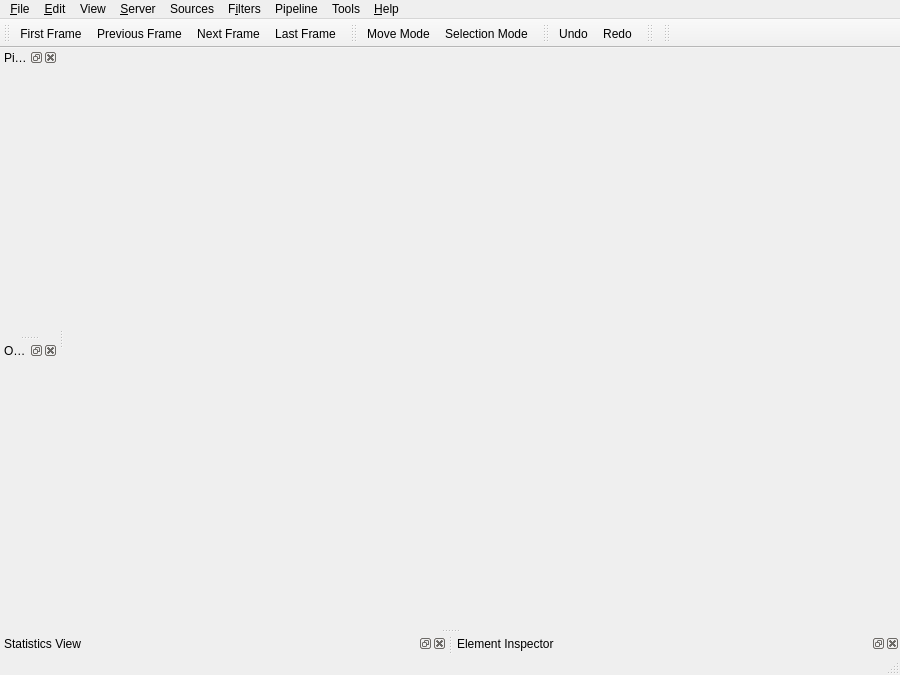
<ui version="4.0" >
 <author></author>
 <comment></comment>
 <exportmacro></exportmacro>
 <class>MainWindow</class>
 <widget class="QMainWindow" name="MainWindow" >
  <property name="geometry" >
   <rect>
    <x>0</x>
    <y>0</y>
    <width>900</width>
    <height>675</height>
   </rect>
  </property>
  <property name="windowTitle" >
   <string>MainWindow</string>
  </property>
  <property name="windowIcon" >
   <iconset resource="../../../GUI/Client/Widgets/pqResources.qrc" >:/pqWidgets/pqAppIcon64.png</iconset>
  </property>
  <property name="toolButtonStyle" >
   <enum>Qt::ToolButtonIconOnly</enum>
  </property>
  <widget class="QWidget" name="centralwidget" />
  <widget class="QMenuBar" name="menubar" >
   <property name="geometry" >
    <rect>
     <x>0</x>
     <y>0</y>
     <width>900</width>
     <height>21</height>
    </rect>
   </property>
   <widget class="QMenu" name="menuEdit" >
    <property name="title" >
     <string>&amp;Edit</string>
    </property>
    <addaction name="actionEditUndo" />
    <addaction name="actionEditRedo" />
    <addaction name="separator" />
    <addaction name="actionEditCameraUndo" />
    <addaction name="actionEditCameraRedo" />
   </widget>
   <widget class="QMenu" name="menuFilters" >
    <property name="title" >
     <string>F&amp;ilters</string>
    </property>
   </widget>
   <widget class="QMenu" name="menuView" >
    <property name="title" >
     <string>View</string>
    </property>
   </widget>
   <widget class="QMenu" name="menuRecent_Files" >
    <property name="title" >
     <string>Recent Files</string>
    </property>
   </widget>
   <widget class="QMenu" name="menuPipeline" >
    <property name="title" >
     <string>Pipeline</string>
    </property>
   </widget>
   <widget class="QMenu" name="menuSources" >
    <property name="title" >
     <string>Sources</string>
    </property>
   </widget>
   <widget class="QMenu" name="menuServer" >
    <property name="title" >
     <string>&amp;Server</string>
    </property>
    <addaction name="actionServerConnect" />
    <addaction name="actionServerDisconnect" />
   </widget>
   <widget class="QMenu" name="menuTools" >
    <property name="title" >
     <string>Tools</string>
    </property>
    <addaction name="actionToolsCreateCustomFilter" />
    <addaction name="actionToolsManageCustomFilters" />
    <addaction name="separator" />
    <addaction name="actionToolsDumpWidgetNames" />
    <addaction name="actionToolsRecordTest" />
    <addaction name="actionToolsRecordTestScreenshot" />
    <addaction name="actionToolsPlayTest" />
    <addaction name="separator" />
    <addaction name="actionToolsPythonShell" />
   </widget>
   <widget class="QMenu" name="menuFile" >
    <property name="title" >
     <string>&amp;File</string>
    </property>
    <widget class="QMenu" name="menuRecentFiles" >
     <property name="title" >
      <string>Recent Files</string>
     </property>
    </widget>
    <addaction name="actionFileNew" />
    <addaction name="actionFileOpen" />
    <addaction name="menuRecentFiles" />
    <addaction name="separator" />
    <addaction name="actionFileLoadServerState" />
    <addaction name="actionFileSaveServerState" />
    <addaction name="separator" />
    <addaction name="actionFileSaveData" />
    <addaction name="actionFileSaveScreenshot" />
    <addaction name="actionFileSaveAnimation" />
    <addaction name="separator" />
    <addaction name="actionFileExit" />
   </widget>
   <widget class="QMenu" name="menuHelp" >
    <property name="title" >
     <string>&amp;Help</string>
    </property>
    <addaction name="actionHelpEnableTooltips" />
   </widget>
   <addaction name="menuFile" />
   <addaction name="menuEdit" />
   <addaction name="menuView" />
   <addaction name="menuServer" />
   <addaction name="menuSources" />
   <addaction name="menuFilters" />
   <addaction name="menuPipeline" />
   <addaction name="menuTools" />
   <addaction name="menuHelp" />
  </widget>
  <widget class="QStatusBar" name="statusbar" />
  <widget class="QDockWidget" name="pipelineBrowserDock" >
   <property name="allowedAreas" >
    <set>Qt::LeftDockWidgetArea|Qt::RightDockWidgetArea</set>
   </property>
   <property name="windowTitle" >
    <string>Pipeline Browser</string>
   </property>
   <attribute name="dockWidgetArea" >
    <number>1</number>
   </attribute>
   <widget class="QWidget" name="dockWidgetContents_2" />
  </widget>
  <widget class="QDockWidget" name="objectInspectorDock" >
   <property name="allowedAreas" >
    <set>Qt::LeftDockWidgetArea|Qt::RightDockWidgetArea</set>
   </property>
   <property name="windowTitle" >
    <string>Object Inspector</string>
   </property>
   <attribute name="dockWidgetArea" >
    <number>1</number>
   </attribute>
   <widget class="QWidget" name="dockWidgetContents_3" />
  </widget>
  <widget class="QDockWidget" name="statisticsViewDock" >
   <property name="allowedAreas" >
    <set>Qt::BottomDockWidgetArea|Qt::LeftDockWidgetArea|Qt::RightDockWidgetArea</set>
   </property>
   <property name="windowTitle" >
    <string>Statistics View</string>
   </property>
   <attribute name="dockWidgetArea" >
    <number>8</number>
   </attribute>
   <widget class="QWidget" name="dockWidgetContents_4" />
  </widget>
  <widget class="QDockWidget" name="elementInspectorDock" >
   <property name="allowedAreas" >
    <set>Qt::BottomDockWidgetArea|Qt::LeftDockWidgetArea|Qt::RightDockWidgetArea</set>
   </property>
   <property name="windowTitle" >
    <string>Element Inspector</string>
   </property>
   <attribute name="dockWidgetArea" >
    <number>8</number>
   </attribute>
   <widget class="QWidget" name="dockWidgetContents_5" />
  </widget>
  <widget class="QToolBar" name="VCRToolbar" >
   <property name="windowTitle" >
    <string>VCR Controls</string>
   </property>
   <property name="orientation" >
    <enum>Qt::Horizontal</enum>
   </property>
   <attribute name="toolBarArea" >
    <number>4</number>
   </attribute>
   <addaction name="actionVCRFirstFrame" />
   <addaction name="actionVCRPreviousFrame" />
   <addaction name="actionVCRNextFrame" />
   <addaction name="actionVCRLastFrame" />
  </widget>
  <widget class="QToolBar" name="selectionToolbar" >
   <property name="windowTitle" >
    <string>Selection Controls</string>
   </property>
   <property name="orientation" >
    <enum>Qt::Horizontal</enum>
   </property>
   <attribute name="toolBarArea" >
    <number>4</number>
   </attribute>
   <addaction name="actionMoveMode" />
   <addaction name="actionSelectionMode" />
  </widget>
  <widget class="QToolBar" name="undoRedoToolbar" >
   <property name="windowTitle" >
    <string>Undo/Redo Controls</string>
   </property>
   <property name="orientation" >
    <enum>Qt::Horizontal</enum>
   </property>
   <attribute name="toolBarArea" >
    <number>4</number>
   </attribute>
   <addaction name="actionEditUndo" />
   <addaction name="actionEditRedo" />
  </widget>
  <widget class="QToolBar" name="variableToolbar" >
   <property name="windowTitle" >
    <string>Active Variable Controls</string>
   </property>
   <property name="orientation" >
    <enum>Qt::Horizontal</enum>
   </property>
   <attribute name="toolBarArea" >
    <number>4</number>
   </attribute>
  </widget>
  <widget class="QToolBar" name="customFilterToolbar" >
   <property name="windowTitle" >
    <string>Custom Filter Controls</string>
   </property>
   <property name="orientation" >
    <enum>Qt::Horizontal</enum>
   </property>
   <attribute name="toolBarArea" >
    <number>4</number>
   </attribute>
  </widget>
  <action name="actionFileNew" >
   <property name="text" >
    <string>&amp;New</string>
   </property>
   <property name="shortcut" >
    <string>Ctrl+N</string>
   </property>
  </action>
  <action name="actionFileOpen" >
   <property name="text" >
    <string>&amp;Open</string>
   </property>
   <property name="shortcut" >
    <string>Ctrl+O</string>
   </property>
  </action>
  <action name="actionFileExit" >
   <property name="text" >
    <string>E&amp;xit</string>
   </property>
   <property name="shortcut" >
    <string>Ctrl+Q</string>
   </property>
  </action>
  <action name="actionServerConnect" >
   <property name="text" >
    <string>&amp;Connect</string>
   </property>
  </action>
  <action name="actionServerDisconnect" >
   <property name="text" >
    <string>&amp;Disconnect</string>
   </property>
  </action>
  <action name="actionFileSaveScreenshot" >
   <property name="text" >
    <string>Save Screenshot</string>
   </property>
  </action>
  <action name="actionFileSaveAnimation" >
   <property name="text" >
    <string>Save Animation</string>
   </property>
  </action>
  <action name="actionVCRPreviousFrame" >
   <property name="icon" >
    <iconset resource="../../../GUI/Client/Widgets/pqResources.qrc" >:/pqWidgets/pqVcrBack22.png</iconset>
   </property>
   <property name="text" >
    <string>Previous Frame</string>
   </property>
  </action>
  <action name="actionVCRFirstFrame" >
   <property name="icon" >
    <iconset resource="../../../GUI/Client/Widgets/pqResources.qrc" >:/pqWidgets/pqVcrFirst22.png</iconset>
   </property>
   <property name="text" >
    <string>First Frame</string>
   </property>
  </action>
  <action name="actionVCRNextFrame" >
   <property name="icon" >
    <iconset resource="../../../GUI/Client/Widgets/pqResources.qrc" >:/pqWidgets/pqVcrForward22.png</iconset>
   </property>
   <property name="text" >
    <string>Next Frame</string>
   </property>
  </action>
  <action name="actionVCRLastFrame" >
   <property name="icon" >
    <iconset resource="../../../GUI/Client/Widgets/pqResources.qrc" >:/pqWidgets/pqVcrLast22.png</iconset>
   </property>
   <property name="text" >
    <string>Last Frame</string>
   </property>
  </action>
  <action name="actionFileSaveData" >
   <property name="text" >
    <string>Save Data</string>
   </property>
   <property name="shortcut" >
    <string>Ctrl+S</string>
   </property>
  </action>
  <action name="actionFileLoadServerState" >
   <property name="text" >
    <string>&amp;Load Server State</string>
   </property>
  </action>
  <action name="actionFileSaveServerState" >
   <property name="text" >
    <string>&amp;Save Server State</string>
   </property>
  </action>
  <action name="actionHelpEnableTooltips" >
   <property name="checkable" >
    <bool>true</bool>
   </property>
   <property name="checked" >
    <bool>true</bool>
   </property>
   <property name="text" >
    <string>Enable Tooltips</string>
   </property>
  </action>
  <action name="actionMoveMode" >
   <property name="icon" >
    <iconset resource="../../../GUI/Client/Widgets/pqResources.qrc" >:/pqWidgets/pqMouseMove15.png</iconset>
   </property>
   <property name="text" >
    <string>Move Mode</string>
   </property>
  </action>
  <action name="actionSelectionMode" >
   <property name="icon" >
    <iconset resource="../../../GUI/Client/Widgets/pqResources.qrc" >:/pqWidgets/pqMouseSelect15.png</iconset>
   </property>
   <property name="text" >
    <string>Selection Mode</string>
   </property>
  </action>
  <action name="actionEditUndo" >
   <property name="checkable" >
    <bool>false</bool>
   </property>
   <property name="icon" >
    <iconset resource="../../../GUI/Client/Widgets/pqResources.qrc" >:/pqWidgets/pqUndo22.png</iconset>
   </property>
   <property name="text" >
    <string>&amp;Undo</string>
   </property>
   <property name="shortcut" >
    <string>Ctrl+Z</string>
   </property>
  </action>
  <action name="actionEditRedo" >
   <property name="icon" >
    <iconset resource="../../../GUI/Client/Widgets/pqResources.qrc" >:/pqWidgets/pqRedo22.png</iconset>
   </property>
   <property name="text" >
    <string>&amp;Redo</string>
   </property>
   <property name="shortcut" >
    <string>Ctrl+R</string>
   </property>
  </action>
  <action name="actionEditCameraUndo" >
   <property name="icon" >
    <iconset resource="../../../GUI/Client/Widgets/pqResources.qrc" >:/pqWidgets/pqUndo22.png</iconset>
   </property>
   <property name="text" >
    <string>Camera Undo</string>
   </property>
   <property name="shortcut" >
    <string>Ctrl+B</string>
   </property>
  </action>
  <action name="actionEditCameraRedo" >
   <property name="icon" >
    <iconset resource="../../../GUI/Client/Widgets/pqResources.qrc" >:/pqWidgets/pqRedo22.png</iconset>
   </property>
   <property name="text" >
    <string>Camera Redo</string>
   </property>
   <property name="shortcut" >
    <string>Ctrl+F</string>
   </property>
  </action>
  <action name="actionToolsDumpWidgetNames" >
   <property name="text" >
    <string>&amp;Dump Widget Names</string>
   </property>
  </action>
  <action name="actionToolsRecordTest" >
   <property name="text" >
    <string>&amp;Record Test</string>
   </property>
  </action>
  <action name="actionToolsRecordTestScreenshot" >
   <property name="text" >
    <string>Record &amp;Test Screenshot</string>
   </property>
  </action>
  <action name="actionToolsPlayTest" >
   <property name="text" >
    <string>&amp;Play Test</string>
   </property>
  </action>
  <action name="actionToolsPythonShell" >
   <property name="text" >
    <string>Python &amp;Shell</string>
   </property>
  </action>
  <action name="actionToolsCreateCustomFilter" >
   <property name="text" >
    <string>&amp;Create Custom Filter ...</string>
   </property>
  </action>
  <action name="actionToolsManageCustomFilters" >
   <property name="text" >
    <string>&amp;Manage Custom Filters ...</string>
   </property>
  </action>
 </widget>
 <pixmapfunction></pixmapfunction>
 <resources>
  <include location="../../../GUI/Client/Widgets/pqResources.qrc" />
 </resources>
 <connections/>
</ui>
